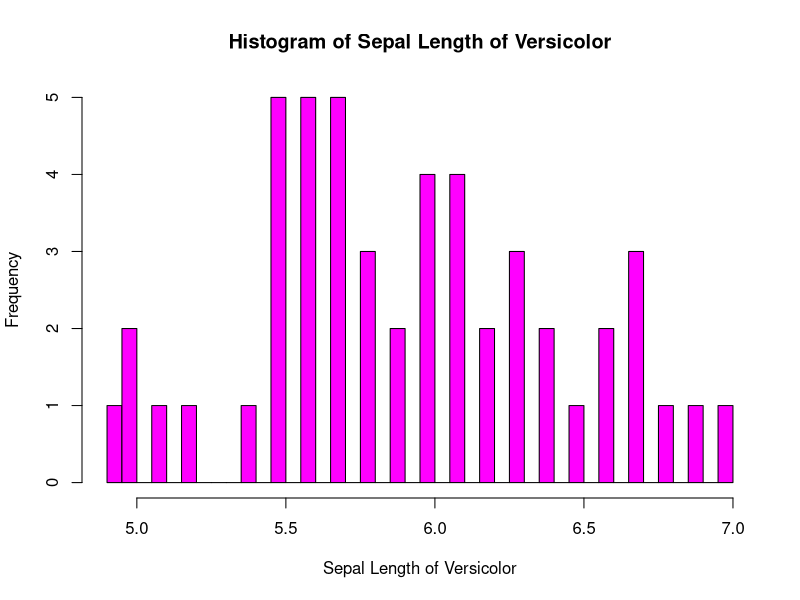

This figure's R source:
hist(iris$Sepal.Length[iris$Species == "versicolor"], col="magenta", xlab = "Sepal Length of Versicolor", ylab = "Frequency", main = "Histogram of Sepal Length of Versicolor", breaks = 30)